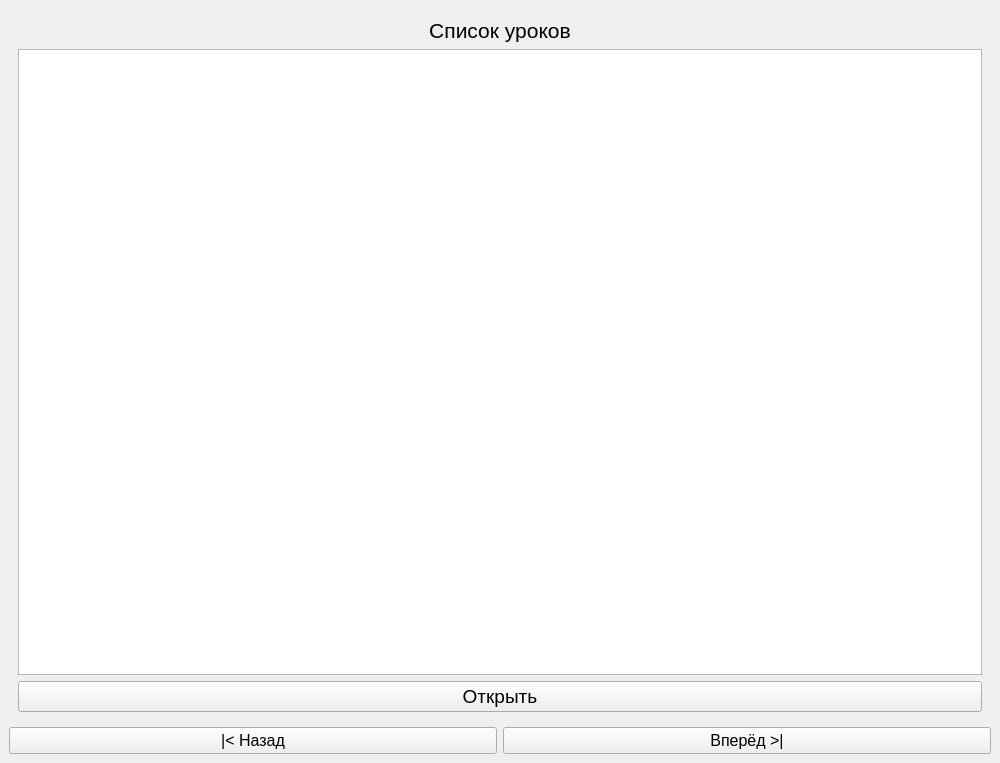
<?xml version="1.0" encoding="UTF-8"?>
<ui version="4.0">
 <class>MainWindow</class>
 <widget class="QMainWindow" name="MainWindow">
  <property name="geometry">
   <rect>
    <x>0</x>
    <y>0</y>
    <width>1000</width>
    <height>763</height>
   </rect>
  </property>
  <property name="windowTitle">
   <string>Контест</string>
  </property>
  <widget class="QWidget" name="centralwidget">
   <layout class="QGridLayout" name="gridLayout_2">
    <item row="0" column="0">
     <layout class="QGridLayout" name="gridLayout">
      <item row="0" column="0">
       <widget class="QStackedWidget" name="stackedWidget">
        <property name="enabled">
         <bool>true</bool>
        </property>
        <property name="frameShape">
         <enum>QFrame::NoFrame</enum>
        </property>
        <property name="currentIndex">
         <number>1</number>
        </property>
        <widget class="QWidget" name="courses_page">
         <layout class="QGridLayout" name="gridLayout_4">
          <item row="2" column="0">
           <widget class="QPushButton" name="open_course_btn">
            <property name="font">
             <font>
              <pointsize>14</pointsize>
             </font>
            </property>
            <property name="text">
             <string>Открыть</string>
            </property>
           </widget>
          </item>
          <item row="1" column="0">
           <widget class="QListWidget" name="courses_list_widget">
            <property name="font">
             <font>
              <pointsize>14</pointsize>
             </font>
            </property>
           </widget>
          </item>
          <item row="0" column="0">
           <widget class="QLabel" name="label">
            <property name="font">
             <font>
              <pointsize>16</pointsize>
             </font>
            </property>
            <property name="text">
             <string>Список курсов</string>
            </property>
            <property name="alignment">
             <set>Qt::AlignHCenter|Qt::AlignTop</set>
            </property>
           </widget>
          </item>
         </layout>
        </widget>
        <widget class="QWidget" name="lessons_page">
         <layout class="QGridLayout" name="gridLayout_3">
          <item row="1" column="0">
           <widget class="QListWidget" name="lessons_list_widget">
            <property name="font">
             <font>
              <pointsize>14</pointsize>
             </font>
            </property>
           </widget>
          </item>
          <item row="2" column="0">
           <widget class="QPushButton" name="open_lesson_btn">
            <property name="font">
             <font>
              <pointsize>14</pointsize>
             </font>
            </property>
            <property name="text">
             <string>Открыть</string>
            </property>
           </widget>
          </item>
          <item row="0" column="0">
           <widget class="QLabel" name="label_2">
            <property name="font">
             <font>
              <pointsize>16</pointsize>
             </font>
            </property>
            <property name="text">
             <string>Список уроков</string>
            </property>
            <property name="alignment">
             <set>Qt::AlignHCenter|Qt::AlignTop</set>
            </property>
           </widget>
          </item>
         </layout>
        </widget>
        <widget class="QWidget" name="tasks_page">
         <layout class="QHBoxLayout" name="horizontalLayout">
          <item>
           <widget class="QListWidget" name="tasks_list_widget">
            <property name="font">
             <font>
              <pointsize>12</pointsize>
             </font>
            </property>
           </widget>
          </item>
          <item>
           <widget class="QScrollArea" name="scrollArea">
            <property name="minimumSize">
             <size>
              <width>700</width>
              <height>0</height>
             </size>
            </property>
            <property name="acceptDrops">
             <bool>true</bool>
            </property>
            <property name="horizontalScrollBarPolicy">
             <enum>Qt::ScrollBarAlwaysOff</enum>
            </property>
            <property name="sizeAdjustPolicy">
             <enum>QAbstractScrollArea::AdjustToContentsOnFirstShow</enum>
            </property>
            <property name="widgetResizable">
             <bool>true</bool>
            </property>
            <widget class="QWidget" name="scrollAreaWidgetContents">
             <property name="geometry">
              <rect>
               <x>0</x>
               <y>0</y>
               <width>200</width>
               <height>431</height>
              </rect>
             </property>
             <layout class="QVBoxLayout" name="verticalLayout">
              <item>
               <widget class="QLabel" name="task_title_label">
                <property name="maximumSize">
                 <size>
                  <width>16777215</width>
                  <height>50</height>
                 </size>
                </property>
                <property name="font">
                 <font>
                  <pointsize>16</pointsize>
                  <weight>75</weight>
                  <bold>true</bold>
                 </font>
                </property>
                <property name="text">
                 <string/>
                </property>
                <property name="alignment">
                 <set>Qt::AlignHCenter|Qt::AlignTop</set>
                </property>
               </widget>
              </item>
              <item>
               <widget class="QLabel" name="timelimit_label">
                <property name="maximumSize">
                 <size>
                  <width>16777215</width>
                  <height>20</height>
                 </size>
                </property>
                <property name="font">
                 <font>
                  <pointsize>10</pointsize>
                 </font>
                </property>
                <property name="text">
                 <string/>
                </property>
                <property name="alignment">
                 <set>Qt::AlignCenter</set>
                </property>
               </widget>
              </item>
              <item>
               <widget class="QLabel" name="task_condition_label">
                <property name="font">
                 <font>
                  <pointsize>12</pointsize>
                 </font>
                </property>
                <property name="text">
                 <string/>
                </property>
                <property name="alignment">
                 <set>Qt::AlignLeading|Qt::AlignLeft|Qt::AlignTop</set>
                </property>
               </widget>
              </item>
              <item>
               <widget class="QTextBrowser" name="code_browser">
                <property name="font">
                 <font>
                  <pointsize>12</pointsize>
                 </font>
                </property>
                <property name="undoRedoEnabled">
                 <bool>true</bool>
                </property>
                <property name="readOnly">
                 <bool>false</bool>
                </property>
               </widget>
              </item>
              <item>
               <widget class="QLabel" name="filepath_label">
                <property name="maximumSize">
                 <size>
                  <width>16777215</width>
                  <height>20</height>
                 </size>
                </property>
                <property name="font">
                 <font>
                  <pointsize>10</pointsize>
                 </font>
                </property>
                <property name="text">
                 <string>Filepath</string>
                </property>
                <property name="alignment">
                 <set>Qt::AlignCenter</set>
                </property>
               </widget>
              </item>
              <item>
               <widget class="QPushButton" name="add_file_btn">
                <property name="font">
                 <font>
                  <pointsize>12</pointsize>
                 </font>
                </property>
                <property name="text">
                 <string>Загрузить файл</string>
                </property>
                <property name="checkable">
                 <bool>true</bool>
                </property>
                <property name="checked">
                 <bool>true</bool>
                </property>
                <property name="autoDefault">
                 <bool>false</bool>
                </property>
                <property name="default">
                 <bool>false</bool>
                </property>
                <property name="flat">
                 <bool>false</bool>
                </property>
               </widget>
              </item>
              <item>
               <widget class="QPushButton" name="send_task_btn">
                <property name="font">
                 <font>
                  <pointsize>12</pointsize>
                 </font>
                </property>
                <property name="text">
                 <string>Отправить на проверку</string>
                </property>
                <property name="checkable">
                 <bool>true</bool>
                </property>
                <property name="checked">
                 <bool>false</bool>
                </property>
                <property name="autoDefault">
                 <bool>false</bool>
                </property>
                <property name="default">
                 <bool>false</bool>
                </property>
                <property name="flat">
                 <bool>false</bool>
                </property>
               </widget>
              </item>
              <item>
               <widget class="QLabel" name="verdict_label">
                <property name="maximumSize">
                 <size>
                  <width>16777215</width>
                  <height>100</height>
                 </size>
                </property>
                <property name="font">
                 <font>
                  <pointsize>10</pointsize>
                 </font>
                </property>
                <property name="text">
                 <string>Вердикт</string>
                </property>
                <property name="scaledContents">
                 <bool>false</bool>
                </property>
                <property name="alignment">
                 <set>Qt::AlignCenter</set>
                </property>
                <property name="wordWrap">
                 <bool>true</bool>
                </property>
               </widget>
              </item>
              <item>
               <widget class="QPushButton" name="check_solves_btn">
                <property name="font">
                 <font>
                  <pointsize>12</pointsize>
                 </font>
                </property>
                <property name="text">
                 <string>Предыдущие решения</string>
                </property>
                <property name="checkable">
                 <bool>true</bool>
                </property>
                <property name="checked">
                 <bool>false</bool>
                </property>
                <property name="autoDefault">
                 <bool>false</bool>
                </property>
                <property name="default">
                 <bool>false</bool>
                </property>
                <property name="flat">
                 <bool>false</bool>
                </property>
               </widget>
              </item>
             </layout>
            </widget>
           </widget>
          </item>
         </layout>
        </widget>
       </widget>
      </item>
     </layout>
    </item>
    <item row="2" column="0">
     <layout class="QHBoxLayout" name="horizontalLayout_2">
      <item>
       <widget class="QPushButton" name="back_btn">
        <property name="font">
         <font>
          <pointsize>12</pointsize>
         </font>
        </property>
        <property name="text">
         <string>|&lt; Назад</string>
        </property>
       </widget>
      </item>
      <item>
       <widget class="QPushButton" name="forward_btn">
        <property name="font">
         <font>
          <pointsize>12</pointsize>
         </font>
        </property>
        <property name="text">
         <string>Вперёд &gt;|</string>
        </property>
       </widget>
      </item>
     </layout>
    </item>
   </layout>
  </widget>
 </widget>
 <resources/>
 <connections/>
</ui>
